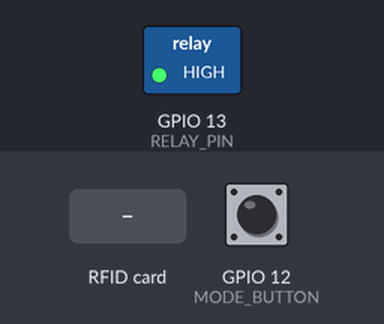
The sketch below on a simulated ESP32. On the bench: switched loads named in the sketch (green lamp = pin HIGH). The inputs (shaded band) are chosen by the test bench; at power-on: GPIO 12 (MODE_BUTTON) HIGH. WiFi joins after 1.5 s; servers stay silent unless stated; uploads are accepted with an empty reply; the local clock reads 2024-03-15 10:24:30 at power-on unless the sketch sets it; what the sketch prints to the serial monitor is not drawn.

Above: at 3.0 s.
3.1 s: RFID card 7B 69 F8 11 held to the reader
At 4.1 s:
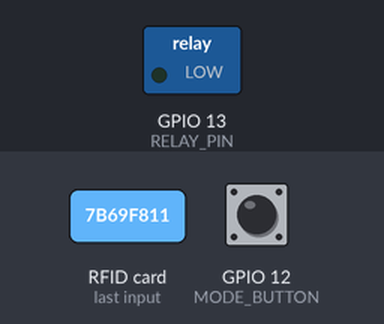
12.4 s: RFID card 7B 16 01 11 held to the reader
At 17.85 s:
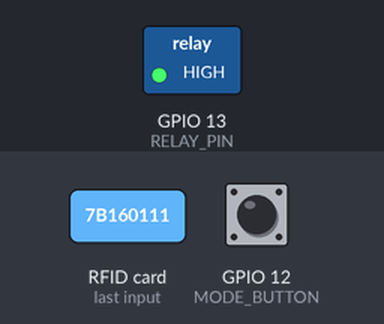
Timing chart, 0 to 18.1 s (numbered marks = the images above; inputs shaded):
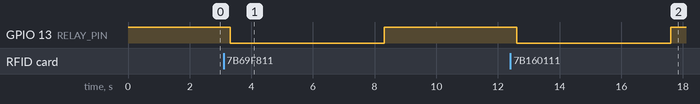

Measured:
- after the input at 3.1 s, GPIO 13 (RELAY_PIN): HIGH → LOW after 0.21 s, → HIGH 5.0 s later
- after the input at 12.4 s, GPIO 13 (RELAY_PIN): HIGH → LOW after 0.21 s, → HIGH 5.0 s later

The sketch:

main.ino
```cpp
#include <SPI.h>
#include <MFRC522.h>
#include <WiFi.h>
#include <HTTPClient.h>
#include <time.h>

// RFID 1 (GİRİŞ)
#define SS_PIN_1   2
#define RST_PIN_1  22
// RFID 2 (ÇIKIŞ)
#define SS_PIN_2   4
#define RST_PIN_2  21

// Röle, Mod Butonu
#define RELAY_PIN    13
#define MODE_BUTTON  12

MFRC522 rfid1(SS_PIN_1, RST_PIN_1);
MFRC522 rfid2(SS_PIN_2, RST_PIN_2);

// CHANGE THESE
const char* ssid = "";
const char* password = "";

const char* googleScriptURL = "";
const char* googleUIDSheetCSV = "";

// Statik ADMIN listesi
// ADD NEW UIDs IF NEW ADMIN CARDS
const byte ADMIN_CARDS[][4] = {
  {0x7B,0x69,0xF8,0x11},
  {0x7B,0x16,0x01,0x11}
};

const int ADMIN_COUNT = sizeof(ADMIN_CARDS)/sizeof(ADMIN_CARDS[0]);

// Modlar
enum Mode { DOOR_UNLOCK, UID_LEARN };
Mode currentMode = DOOR_UNLOCK;

// Öğrenilmiş UID’ler (max 100)
#define MAX_UIDS 100
String learnedUIDs[MAX_UIDS];
int learnedCount = 0;

// ——— SETUP —————————————————————————————————————————
void setup() {
  pinMode(MODE_BUTTON, INPUT_PULLUP);
  pinMode(RELAY_PIN, OUTPUT);
  digitalWrite(RELAY_PIN, HIGH);
  Serial.begin(115200);

  // RFID init
  SPI.begin(18,19,23);
  rfid1.PCD_Init();
  rfid2.PCD_Init();

  // WiFi
  WiFi.begin(ssid,password);
  Serial.print("WiFi connecting");
  while(WiFi.status()!=WL_CONNECTED){
    delay(300); Serial.print(".");
  }
  Serial.println("\nWiFi OK, IP=" + WiFi.localIP().toString());

  configTime(3 * 3600, 0,           // UTC+3 (Istanbul) için ofset
             "pool.ntp.org",
             "time.nist.gov");
  Serial.println("Waiting for NTP time");
  struct tm timeinfo;
  while(!getLocalTime(&timeinfo)){
    Serial.print(".");
    delay(500);
  }
  Serial.println("\nGot NTP time!");

  // Başlangıçta “door” moduna geçince çek
  fetchUIDsFromSheet();
}

// ——— YARDIMCI ———————————————————————————————————————

// Butonla mod değişimi
void handleModeSwitch(){
  static bool last=HIGH;
  bool cur = digitalRead(MODE_BUTTON);
  if(last==HIGH && cur==LOW){
    currentMode = (currentMode==DOOR_UNLOCK ? UID_LEARN : DOOR_UNLOCK);
    Serial.println("** MODE -> "
      + String(currentMode==DOOR_UNLOCK? "DOOR_UNLOCK":"UID_LEARN"));
    delay(300);
    if(currentMode==DOOR_UNLOCK) fetchUIDsFromSheet();
  }
  last=cur;
}

// CSV’den UID listeyi çek
void fetchUIDsFromSheet(){
  learnedCount = 0;
  HTTPClient http;
  http.begin(googleUIDSheetCSV);
  http.setFollowRedirects(HTTPC_STRICT_FOLLOW_REDIRECTS);
  int code = http.GET();
  if(code==200){
    String csv = http.getString();
    int idx = 0;
    while (idx < csv.length() && learnedCount < MAX_UIDS) {
      int nl = csv.indexOf('\n', idx);
      String line = (nl > idx ? csv.substring(idx, nl) : csv.substring(idx));
      line.trim();
      idx = (nl < 0 ? csv.length() : nl + 1);
      if (line.length() > 0) {
        learnedUIDs[learnedCount++] = line;
      }
    }
    Serial.printf("Fetched %d learned UIDs\n", learnedCount);
  } else {
    Serial.println("UID CSV fetch failed: " + String(code));
  }
  http.end();
}

// UID dizi kontrolü
bool isLearnedUID(const String &uid){
  for(int i=0; i<learnedCount; i++){
    if(uid.equalsIgnoreCase(learnedUIDs[i])) return true;
  }
  return false;
}


// UID string’e çevir
String getUIDString(byte *u, byte sz){
  String s;
  for(byte i=0;i<sz;i++){
    if(u[i]<0x10) s += "0";
    s += String(u[i], HEX);
    if(i<sz-1) s += ":";
  }
  return s;
}

// Röle tetikleme
void activateRelay(int ms=5000){
  digitalWrite(RELAY_PIN, LOW);
  delay(ms);
  digitalWrite(RELAY_PIN, HIGH);
}

// POST JSON helper
void httpPost(const char *url, String json){
  if(WiFi.status() != WL_CONNECTED) return;
  HTTPClient h;
  h.begin(url);
  h.addHeader("Content-Type","application/json");
  int c = h.POST(json);
  String r = h.getString();
  Serial.println("HTTP " + String(c) + " " + r);
  h.end();
}

// ——— MODLAR —————————————————————————————————————————

// UID öğrenme modunda
void handleUIDLearn(MFRC522 &r){
  if(!r.PICC_IsNewCardPresent() || !r.PICC_ReadCardSerial()) return;

  // ——— ADMIN’leri atla —————————————————————
  for(int i = 0; i < ADMIN_COUNT; i++){
    if(compareUID(r.uid.uidByte, ADMIN_CARDS[i])){
      // Admin kartı, öğrenme adımını atla
      r.PICC_HaltA();
      delay(300);
      return;
    }
  }

  String uid = getUIDString(r.uid.uidByte, r.uid.size);
  Serial.println("Learn UID: " + uid);

  // single unified endpoint with LEARN operation
  String j = "{\"operation\":\"LEARN\",\"uid\":\""+uid+"\"}";
  httpPost(googleScriptURL, j);

  // local cache’e ekle
  if(!isLearnedUID(uid) && learnedCount < MAX_UIDS){
    learnedUIDs[learnedCount++] = uid;
    Serial.println("Cached new UID");
  }

  r.PICC_HaltA();
  delay(300);
}

// Kapı kilidi modu
void handleDoor(MFRC522 &r, const char* loc){
  if(!r.PICC_IsNewCardPresent() || !r.PICC_ReadCardSerial()) return;

  String uid = getUIDString(r.uid.uidByte, r.uid.size);
  String role = "NONE";
  bool authorized = false;

  // ADMIN kontrolü
  for(int i=0; i<ADMIN_COUNT; i++){
    if(compareUID(r.uid.uidByte, ADMIN_CARDS[i])){
      role = "ADMIN";
      authorized = true;
      break;
    }
  }
  // Learned kontrolü
  if(!authorized && isLearnedUID(uid)){
    role = "GUEST";
    authorized = true;
  }

  // LOG operation
  String tm = getFormattedTime();
  String j = String("{\"operation\":\"LOG\",")
           + "\"location\":\""+loc+"\","
           + "\"uid\":\""+uid+"\","
           + "\"timestamp\":\""+tm+"\","
           + "\"role\":\""+role+"\"}";
  httpPost(googleScriptURL, j);

  Serial.printf("%s - %s -> %s\n", loc, uid.c_str(), role.c_str());
  r.PICC_HaltA();

  if(authorized){
    activateRelay();
  }
}


// loop
void loop(){
  handleModeSwitch();
  if(currentMode == UID_LEARN){
    handleUIDLearn(rfid1);
    handleUIDLearn(rfid2);
  } else {
    handleDoor(rfid1, "GIRIS");
    handleDoor(rfid2, "CIKIS");
  }
}

// ——— EK FONKSIYONLAR —————————————————————————————————————
bool compareUID(byte *u1, const byte *u2){
  for(byte i=0;i<4;i++) if(u1[i]!=u2[i]) return false;
  return true;
}
String getFormattedTime(){
  struct tm timeinfo;
  if(!getLocalTime(&timeinfo)){
    return String("0000-00-00 00:00:00"); // zaman yoksa fallback
  }
  char buf[20];
  // YYYY-MM-DD HH:MM:SS formatı
  strftime(buf, sizeof(buf), "%Y-%m-%d %H:%M:%S", &timeinfo);
  return String(buf);
}
```
